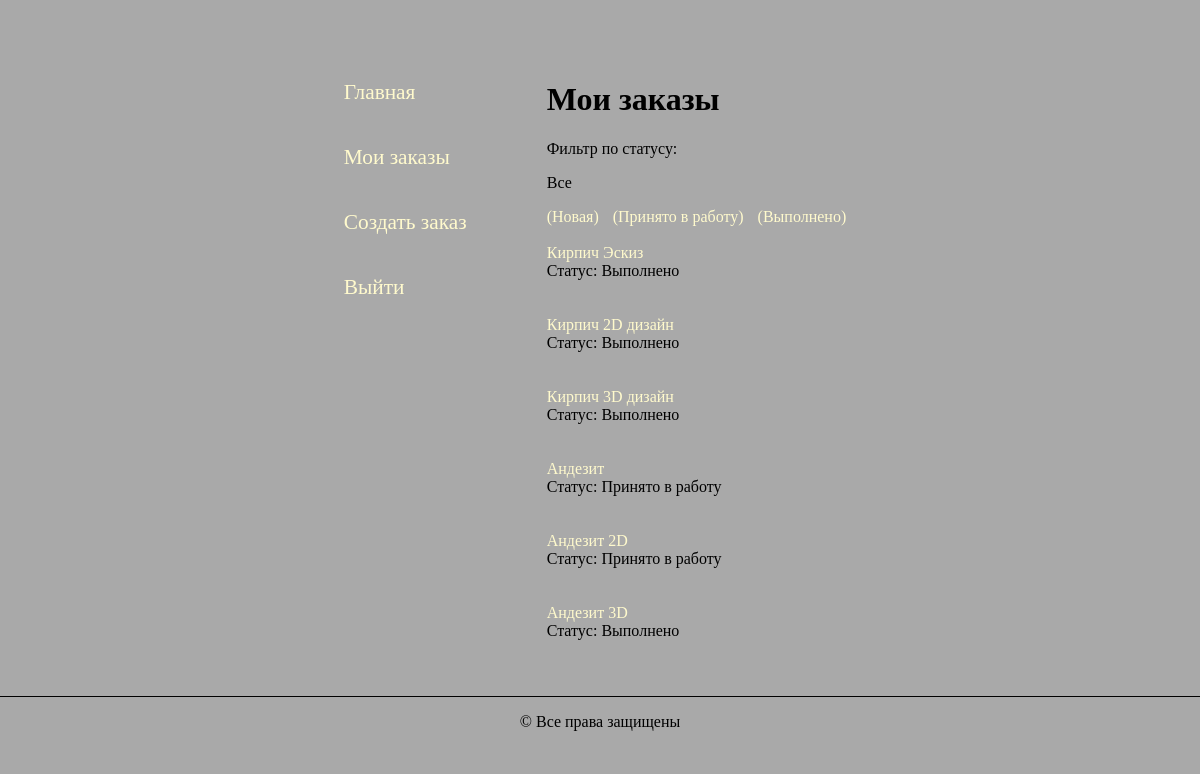
Screenshot of /studio/myorders/ (signed in) with the database file from the repository.
### studio/models.py (models this page shows, shortened)
class Order(models.Model):
    day_add = models.DateField(null=True, blank=True)
    name = models.CharField(max_length=200, verbose_name='Имя', blank=False)
    summary = models.TextField(max_length=1000, help_text="Описание", blank=False)
    category = models.ForeignKey('category', help_text="Выбор категории", on_delete=models.CASCADE, blank=False)
    photo_file = models.ImageField(max_length=200, upload_to=get_name_file, blank=False, null=True,
                                   validators=[FileExtensionValidator(allowed_extensions=['png', 'jpg', 'jpeg'])])
    customer_order = models.ForeignKey('user', on_delete=models.SET_NULL, null=True, blank=True)
    comment = models.TextField(max_length=1000, help_text="Комментарий", blank=True)
    img = models.ImageField(max_length=200, upload_to=get_name_file, blank=True, null=True,
                            validators=[FileExtensionValidator(allowed_extensions=['png', 'jpg', 'jpeg'])])
    LOAN_STATUS = (
        ('n', 'Новая'),
        ('a', 'Принято в работу'),
        ('c', 'Выполнено'),
    )
    status = models.CharField(max_length=1, choices=LOAN_STATUS, blank=True, default='n')
    def get_status_name(self):
        for status in self.LOAN_STATUS:
            if status[0] == self.status:
                return status[1]
        return 'Не задан'
    class Meta:
        ordering = ["status"]
        permissions = (("can_mark_returned", "Установите статус заказа"),)

### studio/views.py (the view)
# urls.py: path('myorders/', views.LoanedOrdersByUserListView.as_view(), name='my-order'),
class LoanedOrdersByUserListView(LoginRequiredMixin, generic.ListView):
    model = Order
    template_name = 'studio/order_list_customer_user.html'
    paginate_by = 10
    status = None
    def get(self, request, *args, **kwargs):
        if request.GET.get('status'):
            self.status = request.GET.get('status')
        return super().get(request, *args, **kwargs)
    def get_context_data(self, **kwargs):
        context = super(LoanedOrdersByUserListView, self).get_context_data(**kwargs)
        context['status_list'] = Order.LOAN_STATUS
        return context
    def get_queryset(self):
        if self.status:
            return Order.objects.filter(customer_order=self.request.user, status=self.status)
        return Order.objects.filter(customer_order=self.request.user).order_by('-day_add')

### studio/templates/studio/order_list_customer_user.html (shortened to what this page needs)
{% load static %}
{% load thumbnail %}
<!DOCTYPE html>
<html lang="ru">
<head>
    <link rel="stylesheet" media="screen" type="text/css" href="{% static 'css/style.css' %}">
</head>
<div class="order_list">
    <div class="mein">
        <div class="link">
            <a href="{% url 'index'  %}">Главная</a>
            <a href="{% url 'my-order' %}">Мои заказы</a>
            <a href="{% url 'order-create' %}">Создать заказ</a>
            <a href="{% url 'logout'%}?next={{request.path}}">Выйти</a>
        </div>
        <div class="content">
            <h1>Мои заказы</h1>
            <div class="link_filter"><p>Фильтр по статусу:</p>
                {% if not request.GET.status %}
                <p>Все</p>
                {% else %}
                <div class="link_filter">
                    <a href="{% url 'my-order' %}">Все</a>
                    {% endif %}
                    {% for item in status_list %}
                    {% if request.GET.status != item.0 %}
                    <a href="{% url 'my-order' %}?status={{item.0}}"> ({{item.1}}) </a>
                    {% else %}
                    {{item.status}}
                    {% endif %}
                    {% endfor %}
                </div>
                <br>
                {% if order_list %}
                {% for order in order_list %}
                <div class="project">
                    <div class="link_list">
                        <a href="{% url 'order-detail' order.pk %}">{{order.name}} </a>
                        <div><span class="font-weight-bold">Статус:</span> {{order.get_status_name}}</div>
                        <br>
                    </div>
                </div>
                <br>
                {% endfor %}
                {% else %}
                <p>Заказов нет</p>
                {% endif %}
            </div>
        </div>
    </div>
    <footer>
        <p>&copy; Все права защищены</p>
    </footer>
    </body>
</html>

### studio/static/css/style.css (style rules this page uses)
.mein { display: flex; justify-content: center; margin-top: 50px; }
.link { display: flex; flex-direction: column; margin-right: 40px; }
.content { margin-left: 40px; }
.link > a { font-size: 16pt; margin-top: 20px; margin-bottom: 20px; text-decoration: none; color: lemonchiffon; }
footer { display: flex; align-items: center; justify-content: space-around; border-top: 1px solid black; margin-top: 20px; }
.link_filter > a { margin-right: 10px; text-decoration: none; color: lemonchiffon; }
.order_list { margin-top: 60px; }
.link_list > a { text-decoration: none; color: lemonchiffon; }

### rows the page displays
Order: name "Кирпич Эскиз", get_status_name "Выполнено"
Order: name "Кирпич 2D дизайн", get_status_name "Выполнено"
Order: name "Кирпич 3D дизайн", get_status_name "Выполнено"
Order: name "Андезит", get_status_name "Принято в работу"
Order: name "Андезит 2D", get_status_name "Принято в работу"
Order: name "Андезит 3D", get_status_name "Выполнено"

### other values shown
{{ item.1 }} "Новая" "Принято в работу" "Выполнено"
